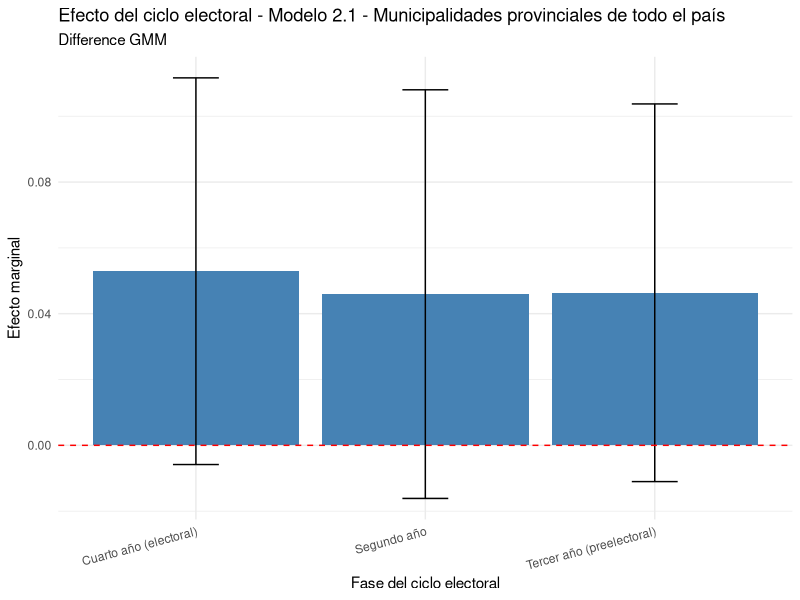
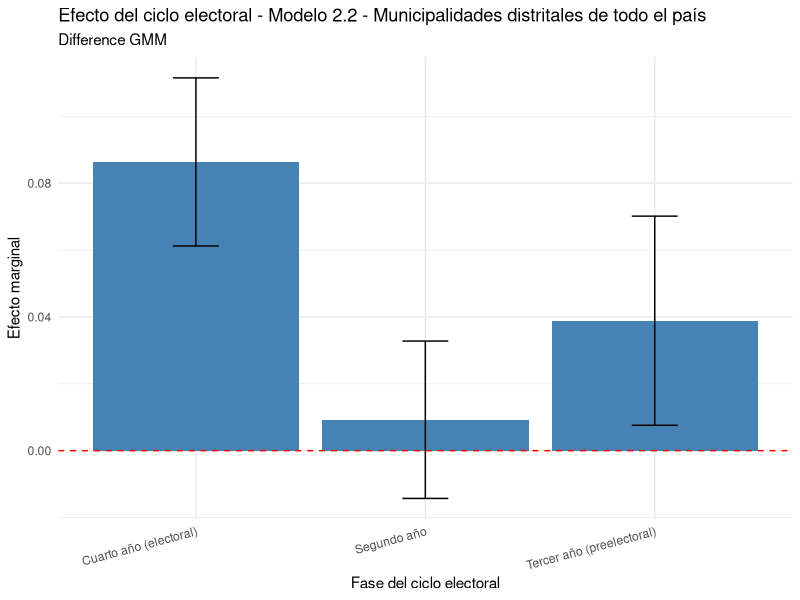

These charts were generated, in order, by the following R code:
# -----------------------------
# MODELO 2.1 - MUNICIPALIDADES PROVINCIALES
# MODELO 2.2 - MUNICIPALIDADES DISTRITALES
# -----------------------------
library(plm)
library(dplyr)
library(readxl)
library(ggplot2)

# Cargar datos
datos <- read_excel("Dataset_DISTRITAL.xlsx", sheet = "Hoja1")

# -----------------------------
# IDENTIFICAR TIPO DE MUNICIPALIDAD
# -----------------------------
datos <- datos %>%
  mutate(ES_PROVINCIAL = substr(UBIGEO, nchar(UBIGEO) - 1, nchar(UBIGEO)) == "01")

datos_provinciales <- datos %>% filter(ES_PROVINCIAL)
datos_distritales   <- datos %>% filter(!ES_PROVINCIAL)

cat("Municipalidades provinciales:", n_distinct(datos_provinciales$UBIGEO), "\n")
cat("Municipalidades distritales:",   n_distinct(datos_distritales$UBIGEO), "\n")

# -----------------------------
# FUNCIÓN PARA ESTIMAR MODELO GMM POR TIPO
# -----------------------------
estimar_modelo_gmm <- function(datos_input, nombre_modelo, min_T = 4) {
  
  cat("\n==========================================\n")
  cat("ESTIMANDO:", nombre_modelo, "\n")
  cat("==========================================\n")
  
  # 1) Filtrado: unidades con suficiente T
  unidades_ok <- datos_input %>%
    group_by(UBIGEO) %>%
    summarise(T_obs = n_distinct(AÑO)) %>%
    filter(T_obs >= min_T) %>%
    pull(UBIGEO)
  
  datos_m <- datos_input %>%
    filter(UBIGEO %in% unidades_ok)
  
  cat("Unidades retenidas:", length(unique(datos_m$UBIGEO)), "con T >=", min_T, "\n")
  
  # 2) Construcción de variables
  datos_m <- datos_m %>%
    mutate(
      # Ciclo electoral
      CICLO_ELECTORAL_2 = ifelse(CICLO_ELECTORAL == 2, 1, 0),
      CICLO_ELECTORAL_3 = ifelse(CICLO_ELECTORAL == 3, 1, 0),
      CICLO_ELECTORAL_4 = ifelse(CICLO_ELECTORAL == 4, 1, 0),
      # Infraestructura
      INFRA_MAYOR = (coalesce(ESTADIOS,0) + coalesce(COMPLEJOS_DEPORTIVOS,0) + coalesce(COLISEOS_DEPORTIVOS,0)),
      INFRA_MENOR = (coalesce(LOSAS_MULTIDEPORTIVAS,0) + coalesce(LOSAS_FULBITO,0) +
                       coalesce(LOSAS_VOLEY,0) + coalesce(LOSAS_BASQUET,0) + coalesce(PARQUES_ZONALES,0)
                     + coalesce(PISCINAS,0) + coalesce(GIMNASIOS,0)),
      # Capacidad administrativa
      PROFESIONALES = 1000*(PROFESIONALES/exp(LOG_POB)),
      # Participación / gobernanza
      TRANSPARENCIA = coalesce(TRANSPARENCIA, 0),
      PARTICIPACION = (coalesce(PARTICIPA_PP, 0) + coalesce(JUNTA_DELEGADOS_ACTIVIDAD, 0)),  
      CAPACIDAD_PLAN = coalesce(PDMC, 0) + coalesce(PEI, 0),
      # Variables fiscales
      PROP_PIM_TRANSFERENCIAS_PP0101 = coalesce(PROP_PIM_TRANSFERENCIAS_PP0101, NA),
      PROP_PP0101_SOBRE_TOTAL_PIM = coalesce(PROP_PP0101_SOBRE_TOTAL_PIM, NA),
      NIVEL_EJECUCION_PP0101 = coalesce(NIVEL_EJECUCION_PP0101, NA),
      # Demografía
      POB_VARONES = coalesce(POB_VARONES, NA),
      POB_15_64 = coalesce(POB_15_64, NA),
      POB_URBANA = coalesce(POB_URBANA, NA),
      # Variable dependiente
      PROP_GASTO_DEPORTE = PROP_GASTO_INFRAESTRUCTURA_DEPORTIVA_Y_RECREATIVA_PP0101
    )
  
  # 3) Selección de variables
  vars_modelo <- c("UBIGEO", "AÑO",
                   "PROP_GASTO_DEPORTE",
                   "CICLO_ELECTORAL_2", "CICLO_ELECTORAL_3", "CICLO_ELECTORAL_4",
                   "NIVEL_EJECUCION_PP0101",
                   "PROP_PIM_TRANSFERENCIAS_PP0101",
                   "PROP_PP0101_SOBRE_TOTAL_PIM",
                   "POB_VARONES", "POB_15_64", "POB_URBANA",
                   "PROFESIONALES", "TRANSPARENCIA",
                   "INFRA_MAYOR", "INFRA_MENOR",
                   "PARTICIPACION", "CAPACIDAD_PLAN")
  
  datos_m <- datos_m %>%
    select(all_of(vars_modelo)) %>%
    filter(!is.na(PROP_GASTO_DEPORTE))
  
  # 4) Convertir a panel
  datos_panel <- datos_m %>%
    arrange(UBIGEO, AÑO) %>%
    pdata.frame(index = c("UBIGEO", "AÑO"))
  
  cat("Dimensiones panel:", dim(datos_panel), "\n")
  cat("Unidades (N):", length(unique(index(datos_panel, "UBIGEO"))), "\n")
  cat("T (promedio):", mean(table(index(datos_panel, "UBIGEO"))), "\n")
  
  # 5) Fórmula GMM
  formula_pgmm <- as.formula(
    paste0("PROP_GASTO_DEPORTE ~ lag(PROP_GASTO_DEPORTE, 1) + ",
           "CICLO_ELECTORAL_2 + CICLO_ELECTORAL_3 + CICLO_ELECTORAL_4 + ",
           "PROP_PIM_TRANSFERENCIAS_PP0101 + PROP_PP0101_SOBRE_TOTAL_PIM + ",
           "POB_VARONES + POB_15_64 + POB_URBANA + PROFESIONALES + TRANSPARENCIA + ",
           "NIVEL_EJECUCION_PP0101 + INFRA_MAYOR + INFRA_MENOR + PARTICIPACION + CAPACIDAD_PLAN | ",
           "lag(PROP_GASTO_DEPORTE, 2:3) + lag(PROP_PIM_TRANSFERENCIAS_PP0101, 2)")
  )
  
  # 6) Estimación
  modelo <- tryCatch({
    pgmm(
      formula = formula_pgmm,
      data = datos_panel,
      effect = "individual",
      model = "twosteps",
      transformation = "d",
      collapse = TRUE
    )
  }, error = function(e) {
    message("Error en estimación: ", e$message)
    return(NULL)
  })
  
  if (is.null(modelo)) {
    cat("No se pudo estimar el modelo para", nombre_modelo, "\n")
    return(NULL)
  }
  
  # 7) Resumen
  cat("\n--- RESULTADOS:", nombre_modelo, "---\n")
  s <- summary(modelo)
  print(s)
  
  if (!is.null(s$test)) {
    cat("\nPruebas de diagnóstico:\n")
    print(s$test)
  }
  
  return(list(modelo = modelo, datos_panel = datos_panel, nombre = nombre_modelo))
}

# -----------------------------
# ESTIMAR AMBOS MODELOS
# -----------------------------
modelo_2_1 <- estimar_modelo_gmm(datos_provinciales, "Modelo 2.1 - Municipalidades provinciales de todo el país")
modelo_2_2 <- estimar_modelo_gmm(datos_distritales, "Modelo 2.2 - Municipalidades distritales de todo el país")

# -----------------------------
# FUNCIÓN PARA GRAFICAR RESULTADOS
# -----------------------------
graficar_ciclo_electoral <- function(resultado_modelo) {
  
  if (is.null(resultado_modelo)) {
    message("Modelo no disponible para graficar")
    return(NULL)
  }
  
  modelo <- resultado_modelo$modelo
  nombre <- resultado_modelo$nombre
  
  coef_tab <- tryCatch(coef(summary(modelo)), error = function(e) NULL)
  vars_ciclo <- c("CICLO_ELECTORAL_2", "CICLO_ELECTORAL_3", "CICLO_ELECTORAL_4")
  
  if (!is.null(coef_tab) && all(vars_ciclo %in% rownames(coef_tab))) {
    df_plot <- data.frame(
      Ciclo = c("Segundo año",
                "Tercer año (preelectoral)",
                "Cuarto año (electoral)"),
      Estimate = coef_tab[vars_ciclo, "Estimate"],
      SE = coef_tab[vars_ciclo, "Std. Error"]
    )
    
    cat("\n--- Coeficientes del ciclo electoral:", nombre, "---\n")
    print(
      data.frame(
        Variable = vars_ciclo,
        Estimate = round(df_plot$Estimate, 4),
        Std_Error = round(df_plot$SE, 4),
        Significancia = ifelse(abs(df_plot$Estimate / df_plot$SE) > 1.96, "Sí (p<0.05)", "No")
      )
    )
    
    p <- ggplot(df_plot, aes(x = Ciclo, y = Estimate)) +
      geom_bar(stat = "identity", fill = "steelblue") +
      geom_errorbar(
        aes(ymin = Estimate - 1.96 * SE,
            ymax = Estimate + 1.96 * SE),
        width = 0.2
      ) +
      geom_hline(yintercept = 0, linetype = "dashed", color = "red") +
      theme_minimal() +
      labs(
        title = paste("Efecto del ciclo electoral -", nombre),
        subtitle = "Difference GMM",
        y = "Efecto marginal",
        x = "Fase del ciclo electoral"
      ) +
      theme(axis.text.x = element_text(angle = 15, hjust = 1))
    
    print(p)
    return(df_plot)
  } else {
    message("No se encontraron coeficientes del ciclo electoral")
    return(NULL)
  }
}

# -----------------------------
# GENERAR GRÁFICOS
# -----------------------------
if (!is.null(modelo_2_1)) {
  coef_2_1 <- graficar_ciclo_electoral(modelo_2_1)
}

if (!is.null(modelo_2_2)) {
  coef_2_2 <- graficar_ciclo_electoral(modelo_2_2)
}

# -----------------------------
# COMPARACIÓN ENTRE MODELOS
# -----------------------------
if (!is.null(modelo_2_1) && !is.null(modelo_2_2)) {
  cat("\n==========================================\n")
  cat("COMPARACIÓN DE RESULTADOS\n")
  cat("==========================================\n")
  
  cat("\nNúmero de observaciones:\n")
  cat("Provinciales:", nrow(modelo_2_1$datos_panel), "\n")
  cat("Distritales:", nrow(modelo_2_2$datos_panel), "\n")
  
  cat("\nNúmero de municipalidades:\n")
  cat("Provinciales:", length(unique(index(modelo_2_1$datos_panel, "UBIGEO"))), "\n")
  cat("Distritales:", length(unique(index(modelo_2_2$datos_panel, "UBIGEO"))), "\n")
}
